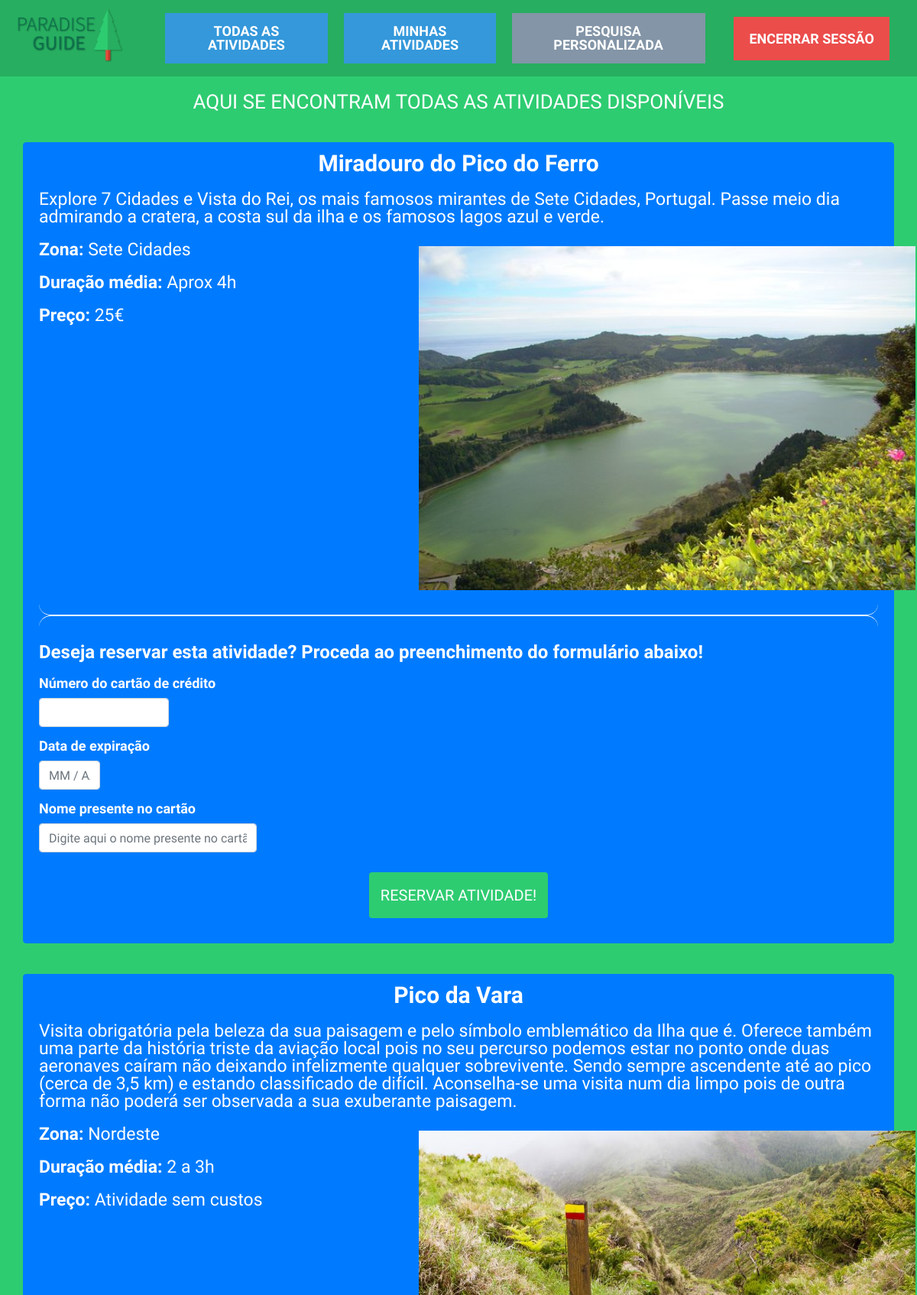
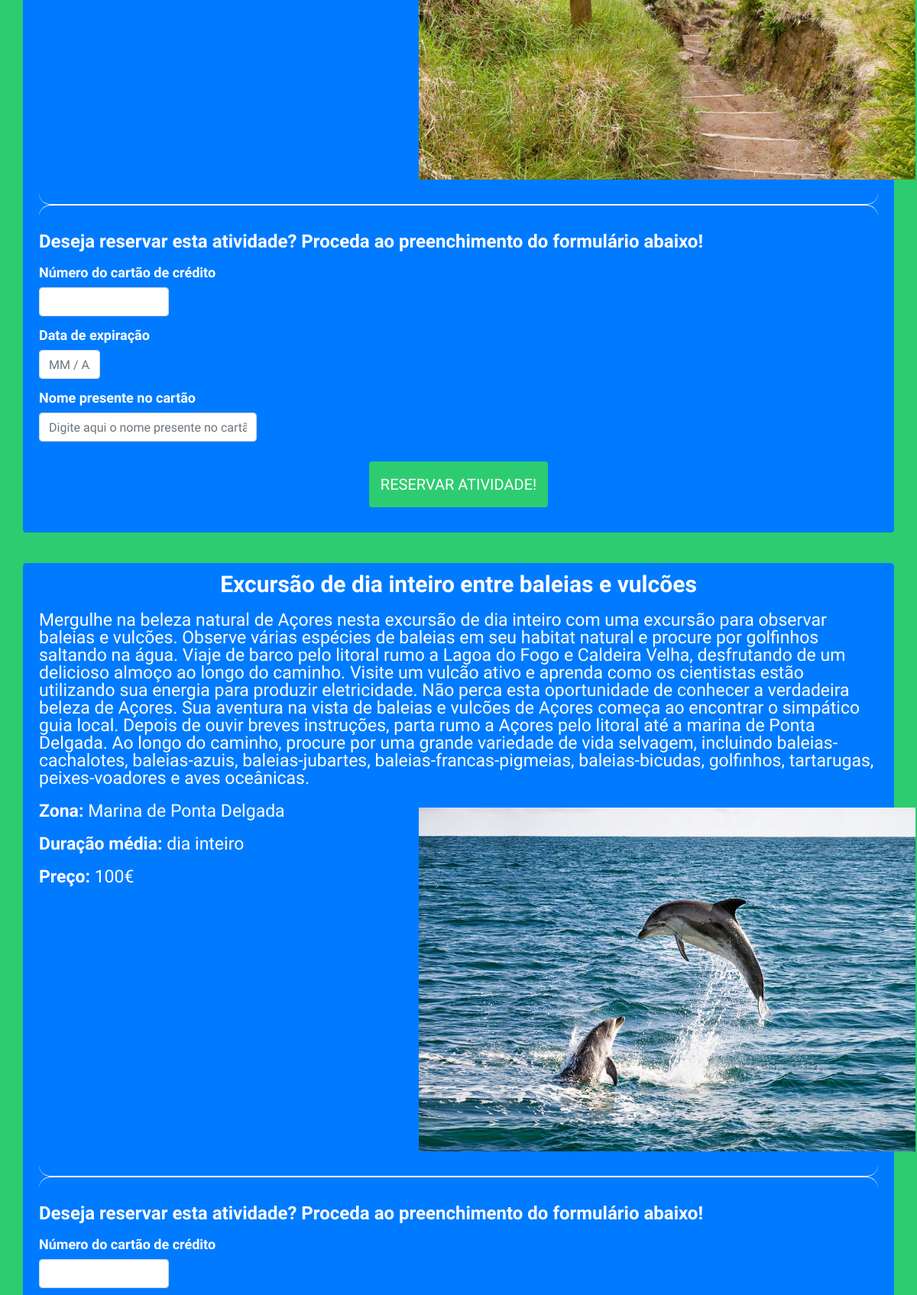
/area_cliente.php (signed in, upper part), run on the app's committed database (2 pictures, top to bottom).
### tables this page shows
CREATE TABLE `atividades` (
  `idAtividade` int(11) NOT NULL,
  `idAdmin` int(11) NOT NULL,
  `nomeAtividade` varchar(50) NOT NULL,
  `descricaoAtividade` mediumtext NOT NULL,
  `zonaAtividade` varchar(50) NOT NULL,
  `duracaoAtividade` varchar(25) NOT NULL,
  `precoAtividade` varchar(20) NOT NULL,
  `imagemAtividade` text NOT NULL,
  `estadoAtividade` varchar(25) NOT NULL DEFAULT 'Por realizar'
);

### data/database.php (called while the page is built, shortened)
<?php
    class Database
    {
        public $connection;
        public function open_db_connection()
        {
            $this->connection = new mysqli(DB_HOST, DB_USER, DB_PASS, DB_NAME);
        }
        public function query($sql)
        {
            $result = $this->connection->query($sql);
            return $result;
        }
    }
    $database = new Database();
?>

### data/activity.php (called while the page is built, shortened)
<?php
    class Activity {
        public static function find_all_activities()
        {
            return self::find_this_query("SELECT * FROM atividades");
        }
        public static function find_this_query($sql)
        {
            global $database;
            $result_set = $database->query($sql);
            $the_object_array = [];
            while ($row = mysqli_fetch_array($result_set)) {
                $the_object_array[] = self::auto_instantiate($row);
            }
            return $the_object_array;
        }
        public static function auto_instantiate($the_record)
        {
            $the_object = new self;
            foreach ($the_record as $the_attribute => $value) {
                if($the_object->has_the_attribute($the_attribute)) {
                    $the_object->$the_attribute = $value;
                }
            }
            return $the_object;
        }
        private function has_the_attribute($the_attribute)
        {
            $object_properties = get_object_vars($this);
            return array_key_exists($the_attribute, $object_properties);
        }
    }
?>

### area_cliente.php (the view, shortened to what this page needs)
<?php include_once("includes/includes_area_cliente/area_cliente_header.php"); ?>
<?php
    $activities = Activity::find_all_activities();
    $comments = Comment::find_all_comments();
?>
<body class="body_area_cliente">
    <?php include_once("includes/includes_area_cliente/area_cliente_navbar.php"); ?>
    <div id="all_activities">
        <h1>Aqui se encontram todas as atividades disponíveis</h1>
        <?php
        foreach($activities as $activity) {
            $idAtividade = $activity->idAtividade;
        ?>
            <div class="list-group">
            <div class="list-group-item list-group-item-action flex-column align-items-start active">
            <div class="text-center">
                <h5 class="mb-3r"><?php echo $activity->nomeAtividade; ?></h5>
            </div>
            <p class="mb-3"><?php echo $activity->descricaoAtividade; ?></p>
            <p class="mb-2"><span class="subtitulo_listagem">Zona:</span> <?php echo $activity->zonaAtividade; ?></p>
            <p class="mb-2"><span class="subtitulo_listagem">Duração média:</span> <?php echo $activity->duracaoAtividade; ?></p>
            <?php
                if ($activity->precoAtividade !== "Atividade sem custos") {
            ?>
            <p class="mb-2"><span class="subtitulo_listagem">Preço:</span> <?php echo $activity->precoAtividade; ?>€</p>
            <?php } else { ?>
            <p class="mb-2"><span class="subtitulo_listagem">Preço:</span> <?php echo $activity->precoAtividade; ?></p>
            <?php } ?>
                <img src=<?php echo "admin/img/imgs_atividades/{$activity->imagemAtividade} class='img_listagem img-responsive';" ?>>
                <hr class="hr_style" id="<?php echo $idAtividade; ?>">
                <?php if ($activity->estadoAtividade === "1") {
                ?>
                <div class="text-center">
                    <h5 class="mb-3r">Comentários à atividade</h5>
                </div>
                <?php
                    foreach ($comments as $comment) {
                        $idAtividadeComentarios = $comment->idAtividade;
                        $idAtividadeRealizada = $activity->idAtividade;
                        $userComentario = $comment->idUser;
                        if ($idAtividadeComentarios === $idAtividadeRealizada) {
                ?>
                <p class="mb-3"><span class="subtitulo_listagem">Título do comentário:</span> <?php echo $comment->tituloComentario; ?></p>
                <p class="mb-2"><span class="subtitulo_listagem">Comentário:</span> <?php echo $comment->textoComentario; ?></p>
                <p class="mb-2"><span class="subtitulo_listagem">Autor:</span> <?php echo $comment->autorComentario; ?></p>
                <br>
                <hr class="hr_style">
                <?php } else {
                ?>
            <?php } } } else { ?>
                <h3 class="call_to_reserve">Deseja reservar esta atividade? Proceda ao preenchimento do formulário abaixo!</h3>
                <form action="" method="post" autocomplete="off" id="reserve_form" role="form">
                        <div class="form-group">
                            <label>Número do cartão de crédito</label>
                            <input type="text" name="cartao_credito" class="cn form-control" placeholder="" required>
                        </div>
                        <div class="form-group">
                            <label>Data de expiração</label>
                            <input type="text" name="data_expiracao" id="exp" placeholder="MM / AA" class="form-control" required>
                        </div>
                        <div class="form-group">
                        <label>Nome presente no cartão</label>
                        <input type="text" name="nome_cartao" id="card_name" placeholder="Digite aqui o nome presente no cartão" class="form-control" required>
                     </div>
                    <div style="text-align: center">
                        <button type="submit" name="reserve_btn" id="reserve_button"
                        class="btn">Reservar atividade!</button>
                    </div>
                </form>
                <?php }  ?>
            </div>
        </div>
        <?php } ?>
    </div>
    <?php include_once("includes/includes_area_cliente/area_cliente_footer.php"); ?>
</body>
</html>

### includes/includes_area_cliente/area_cliente_header.php (shortened to what this page needs)
<?php include_once("data/database.php"); ?>
<?php include_once("data/activity.php"); ?>
<!DOCTYPE html>
<html lang="pt">
<head>
    <link rel="stylesheet" href="https://stackpath.bootstrapcdn.com/bootstrap/4.1.3/css/bootstrap.min.css">
    <link rel="stylesheet" type="text/css" href="css/reset.css">
    <link rel="stylesheet" type="text/css" href="css/homepage.css">
    <link rel="stylesheet" type="text/css" href="css/area_cliente.css">
</head>

### includes/includes_area_cliente/area_cliente_navbar.php
<nav class="navbar navbar-expand-lg navbar-dark bg-primary">
    <a href="area_cliente.php"><img class="logo_area_cliente" src="img/logo.png"></a>
    <div class="collapse navbar-collapse">
        <ul class="navbar-nav mr-auto">
            <li class="nav-item" id="todas_atividades_tab">
                <a class="nav-link"><button class="btn-primary" id="todas_atividades_tab_button">Todas as atividades</button></a>
            </li>
            <li class="nav-item" id="minhas_atividades_tab">
                <a class="nav-link"><button class="btn-primary" id="minhas_atividades_tab_button">Minhas atividades</button></a>
            </li>
            <li class="nav-item" id="pesquisa_personalizada_tab">
                <a class="nav-link"><button class="btn-primary" data-toggle="modal" data-target="#search_modal" id="pesquisa_personalizada_tab_button">Pesquisa personalizada</button></a>
            </li>
        </ul>
        <a href="includes/includes_area_cliente/cliente_logout.php"><button class="btn btn-primary logout_button">Encerrar sessão<ion-icon class="navbar_logout_icon" name="power"></ion-icon></button></a>
    </div>
</nav>

### includes/includes_area_cliente/area_cliente_footer.php (shortened to what this page needs)
</html>

### css/homepage.css (style rules this page uses)
* { -webkit-box-sizing: border-box; -moz-box-sizing: border-box; -ms-box-sizing: border-box; -o-box-sizing: border-box; box-sizing: border-box; }
body, html { height: 100%; font-family: 'Source Sans Pro', sans-serif; }
:root { --primary-color: #2ecc71; --primary-color-hover: #27ae60; }
*, *:after, *:before { box-sizing: border-box; -moz-box-sizing: border-box; -webkit-box-sizing: border-box; }
.btn:focus, .btn:active, .btn:visited, .btn:active, .btn::after { background: var(--primary-color-hover)!important; outline: none!important; border: 0 !important; outline: none !important; box-shadow: none !important; }
button.btn.btn-primary { background: var(--primary-color); font-size: 16px; font-weight: bold; text-transform: uppercase; padding: 15px 20px; border: none; border-radius: 0; margin-left: 15px; transition: all 300ms ease-in-out; }
.form-group label { font-size: 18px; margin-bottom: 10px; }

### css/area_cliente.css (style rules this page uses)
:root { --primaryBlue: #3498db; --secondaryBlue: #2980b9; --primaryGreen: #2ECC71; --secondaryGreen: #27AE60; }
body { overflow: auto; }
button { cursor: pointer; }
.logo_area_cliente { height: 80px; margin-right: 30px; }
nav.navbar.navbar-expand-lg.navbar-dark.bg-primary { height: 100px; background: #27ae60 !important; font-size: 25px; }
a.nav-link { transition: all 100ms ease-in-out; font-size: 18px; text-transform: uppercase; margin-right: -10px; }
a { outline: 0; }
button:focus, button:active, button:visited, button:active, button::after { outline: none !important; border: 0 !important; outline: none !important; box-shadow: none !important; }
nav.navbar.navbar-expand-lg.navbar-dark.bg-primary button { background: var(--primaryBlue); font-size: 18px; padding: 15px 20px; text-transform: uppercase; font-weight: bold; border: 0; transition: all 300ms ease-in-out; margin-left: 15px; }
.logout_button { margin: 0 20px 0 40px !important; background: #eb4d4b !important; }
#pesquisa_personalizada_tab_button { background: #8395a7; transition: 300ms all ease-in-out; }
.body_area_cliente { background: #2ecc71; }
#all_activities h1 { font-size: 26px; color: #fff; text-transform: uppercase; margin: 20px; text-align: center; }
#all_activities .list-group { padding: 20px 30px; }
.list-group p { font-size: 21px; margin: 20px 0 }
.list-group .subtitulo_listagem { font-weight: bold; }
.list-group .img_listagem { width: 650px; height: 450px; margin: -110px 0 0 45.3%; }
.list-group button { background: var(--primaryGreen); color: #fff; padding: 15px; font-size: 20px; text-transform: uppercase; margin: 10px 0 20px 0; transition: all 300ms ease-in-out; border: 0; }
.hr_style { margin: 30px 0 5px 0; height: 30px; border-style: solid; border-color: #fff; border-width: 1px 0 0 0; border-radius: 20px; }
.hr_style:before { display: block; content: ""; height: 30px; margin-top: -31px; border-style: solid; border-color: #fff; border-width: 0 0 1px 0; border-radius: 20px; }
.list-group-item .form-group { display: flex; flex-direction: column; }
.list-group-item h5 { font-size: 30px; font-weight: bold; margin-bottom: 20px; }
.list-group-item h3 { font-size: 24px; font-weight: bold; margin-bottom: 20px; }
.list-group-item p { font-size: 23px; }
.list-group label { font-size: 18px !important; font-weight: bold; }
.cn { width: 170px; }
#exp { width: 80px; }
#card_name { width: 285px; }

### data on the page
atividades: nomeAtividade "Miradouro do Pico do Ferro", descricaoAtividade "Explore 7 Cidades e Vista do Rei, os mais famosos mirantes de Sete Cidades, Portugal. Passe meio dia admirando a cratera, a costa sul da ilha e os famosos lagos azul e verde.", zonaAtividade "Sete Cidades", duracaoAtividade "Aprox 4h", precoAtividade "25", imagemAtividade (picture)
atividades: nomeAtividade "Pico da Vara", descricaoAtividade "Visita obrigatória pela beleza da sua paisagem e pelo símbolo emblemático da Ilha que é. Oferece também uma parte da história triste da aviação local pois no seu percurso podemos estar no ponto onde duas aeronaves caíram não deixando infelizmente qualquer sobrevivente. Sendo sempre ascendente até ao pico (cerca de 3,5 km) e estando classificado de difícil. Aconselha-se uma visita num dia limpo pois de outra forma não poderá ser observada a sua exuberante paisagem.", zonaAtividade "Nordeste", duracaoAtividade "2 a 3h", precoAtividade "Atividade sem custos", imagemAtividade (picture)
atividades: nomeAtividade "Excursão de dia inteiro entre baleias e vulcões", descricaoAtividade "Mergulhe na beleza natural de Açores nesta excursão de dia inteiro com uma excursão para observar baleias e vulcões. Observe várias espécies de baleias em seu habitat natural e procure por golfinhos saltando na água. Viaje de barco pelo litoral rumo a Lagoa do Fogo e Caldeira Velha, desfrutando de um delicioso almoço ao longo do caminho. Visite um vulcão ativo e aprenda como os cientistas estão utilizando sua energia para produzir eletricidade. Não perca esta oportunidade de conhecer a verdadeira beleza de Açores. Sua aventura na vista de baleias e vulcões de Açores começa ao encontrar o simpático guia local. Depois de ouvir breves instruções, parta rumo a Açores pelo litoral até a marina…", zonaAtividade "Marina de Ponta Delgada", duracaoAtividade "dia inteiro", precoAtividade "100", imagemAtividade (picture)
